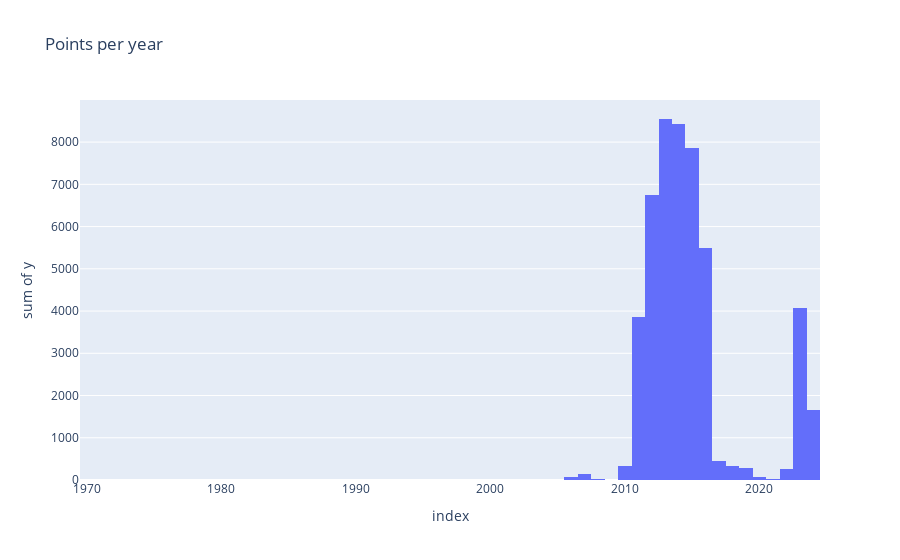

The notebook cell this image was saved under:
### Code cell
df["datetime"] = df["datetime"].astype("datetime64[ns]")

hist_data = df['datetime'].groupby([df["datetime"].dt.year]).count()
px.histogram(hist_data, x=hist_data.index, y=hist_data.values, nbins=100, title="Points per year")

### Figure 1 — Plotly figure (JSON) as saved in the notebook; plotly's stock layout.template omitted (floating-point values rounded to 4 significant figures)
{"data": [{"alignmentgroup": "True", "bingroup": "x", "histfunc": "sum", "hovertemplate": "index=%{x}<br>sum of y=%{y}<extra></extra>", "legendgroup": "", "marker": {"color": "#636efa", "pattern": {"shape": ""}}, "name": "", "nbinsx": 100, "offsetgroup": "", "orientation": "v", "showlegend": false, "type": "histogram", "x": [1970, 2005, 2006, 2007, 2008, 2009, 2010, 2011, 2012, 2013, 2014, 2015, 2016, 2017, 2018, 2019, 2020, 2021, 2022, 2023, 2024], "xaxis": "x", "y": [1, 3, 72, 145, 15, 1, 328, 3849, 6739, 8547, 8428, 7863, 5503, 456, 339, 282, 64, 12, 261, 4081, 1647], "yaxis": "y"}], "layout": {"barmode": "relative", "legend": {"tracegroupgap": 0}, "title": {"text": "Points per year"}, "xaxis": {"anchor": "y", "domain": [0, 1], "title": {"text": "index"}}, "yaxis": {"anchor": "x", "domain": [0, 1], "title": {"text": "sum of y"}}}}
